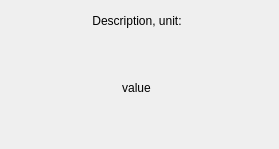
<?xml version="1.0" encoding="UTF-8"?>
<ui version="4.0">
 <class>WidgetValue</class>
 <widget class="QWidget" name="WidgetValue">
  <property name="geometry">
   <rect>
    <x>0</x>
    <y>0</y>
    <width>279</width>
    <height>149</height>
   </rect>
  </property>
  <property name="windowTitle">
   <string>Form</string>
  </property>
  <layout class="QHBoxLayout" name="horizontalLayout_3" stretch="1,0">
   <item>
    <layout class="QVBoxLayout" name="verticalLayout_border" stretch="0,0">
     <item>
      <layout class="QHBoxLayout" name="horizontalLayout_2">
       <item>
        <spacer name="horizontalSpacer_2">
         <property name="orientation">
          <enum>Qt::Horizontal</enum>
         </property>
         <property name="sizeHint" stdset="0">
          <size>
           <width>40</width>
           <height>20</height>
          </size>
         </property>
        </spacer>
       </item>
       <item>
        <widget class="QLabel" name="label_head">
         <property name="text">
          <string>Description, unit:</string>
         </property>
         <property name="alignment">
          <set>Qt::AlignCenter</set>
         </property>
        </widget>
       </item>
       <item>
        <spacer name="horizontalSpacer">
         <property name="orientation">
          <enum>Qt::Horizontal</enum>
         </property>
         <property name="sizeHint" stdset="0">
          <size>
           <width>40</width>
           <height>20</height>
          </size>
         </property>
        </spacer>
       </item>
      </layout>
     </item>
     <item>
      <layout class="QHBoxLayout" name="horizontalLayout">
       <item>
        <widget class="QLabel" name="label_value">
         <property name="text">
          <string>value</string>
         </property>
         <property name="alignment">
          <set>Qt::AlignCenter</set>
         </property>
        </widget>
       </item>
       <item>
        <spacer name="verticalSpacer">
         <property name="orientation">
          <enum>Qt::Vertical</enum>
         </property>
         <property name="sizeHint" stdset="0">
          <size>
           <width>0</width>
           <height>20</height>
          </size>
         </property>
        </spacer>
       </item>
      </layout>
     </item>
    </layout>
   </item>
   <item>
    <widget class="QFrame" name="frame_border">
     <property name="frameShape">
      <enum>QFrame::StyledPanel</enum>
     </property>
     <property name="frameShadow">
      <enum>QFrame::Raised</enum>
     </property>
    </widget>
   </item>
  </layout>
 </widget>
 <resources/>
 <connections/>
</ui>
